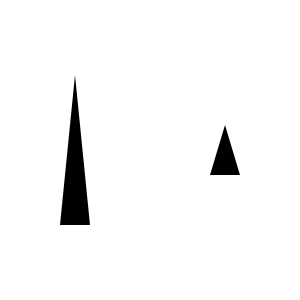
Frame 1 (no input)
Frame 60 (the mouse pressed at the canvas centre just before this capture): identical to frame 1, image omitted
Frame 120 (the mouse held since frame 60 and released just before this capture): identical to frame 1, image omitted

The Processing sketch that drew this single still picture (run headless with seeded random() and noise(); from frame 60 on, the mouse is pressed at the canvas centre):

// Processing sketch: triangles
// ── triangles.pde
float __x1 = 50; //min:25 max:275
float __y1 = 150; //min:25 max:275

float __x2 = 100; //min:25 max:275
float __y2 = 150; //min:25 max:275

float __w1 = 30; //min:30 max:100
float __h1 = 150; //min:20 max:200

float __w2 = 30; //min:30 max:100
float __h2 = 50; //min:20 max:200

float __a1 = 0; //min:-45 max:45
float __a2 = 0; //min:-45 max:45

void setup() {
  size(300, 300);
}

void draw() {
  background(255);
  noStroke();
  fill(0);
  
  pushMatrix();
  translate(75, __y1);
  rotate(__a1);
  drawTriangleCentered(0, 0, __w1, __h1);
  popMatrix();
  
  pushMatrix();
  translate(225, __y2);
  rotate(__a2);
  drawTriangleCentered(0, 0, __w2, __h2);
  popMatrix();
}

void drawTriangleCentered(float x, float y, float w, float h) {
  beginShape();
  vertex(x, y-h/2);
  vertex(x + w/2, y+h/2);
  vertex(x-w/2, y+h/2);
  endShape(CLOSE);
}
